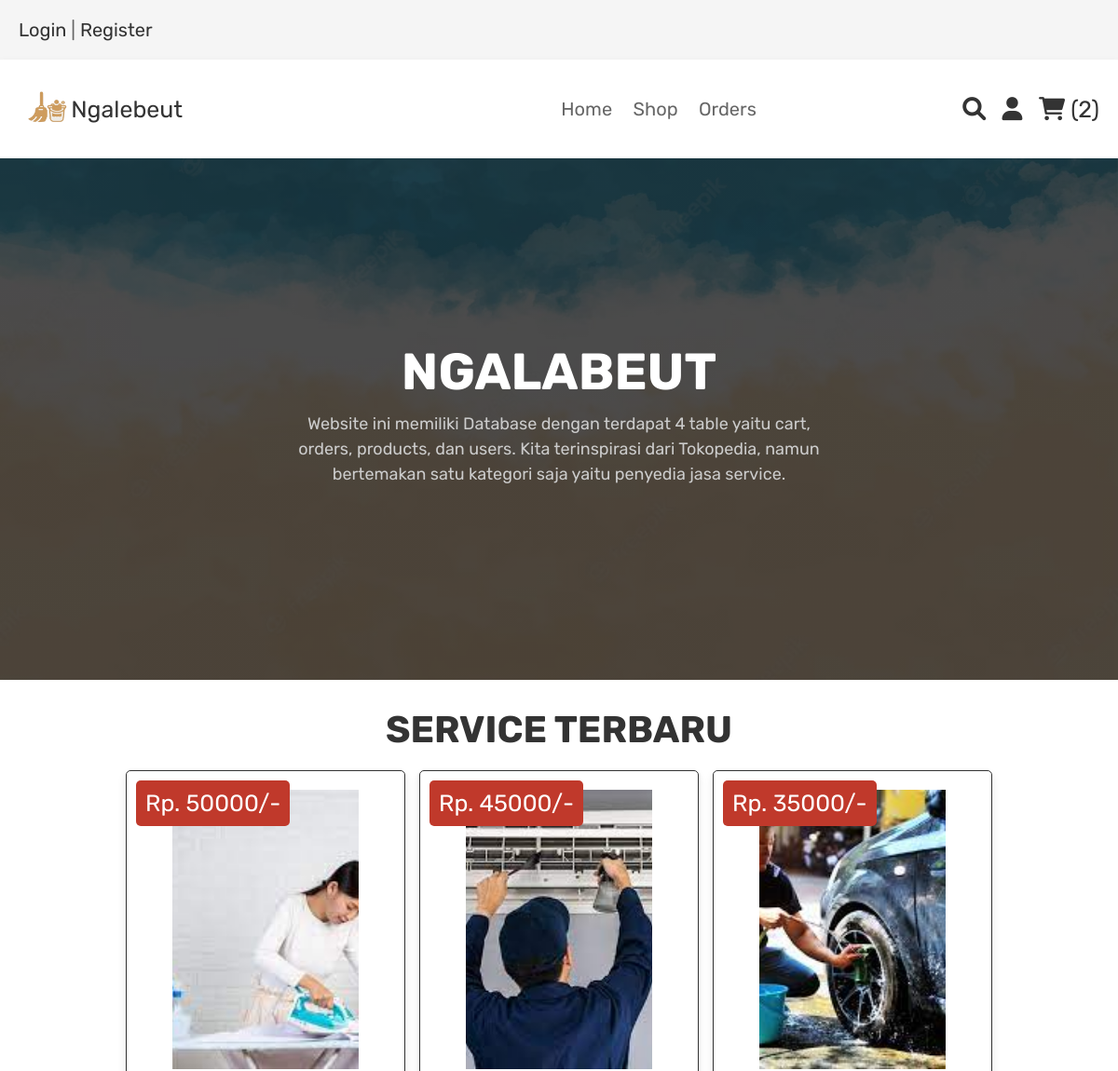
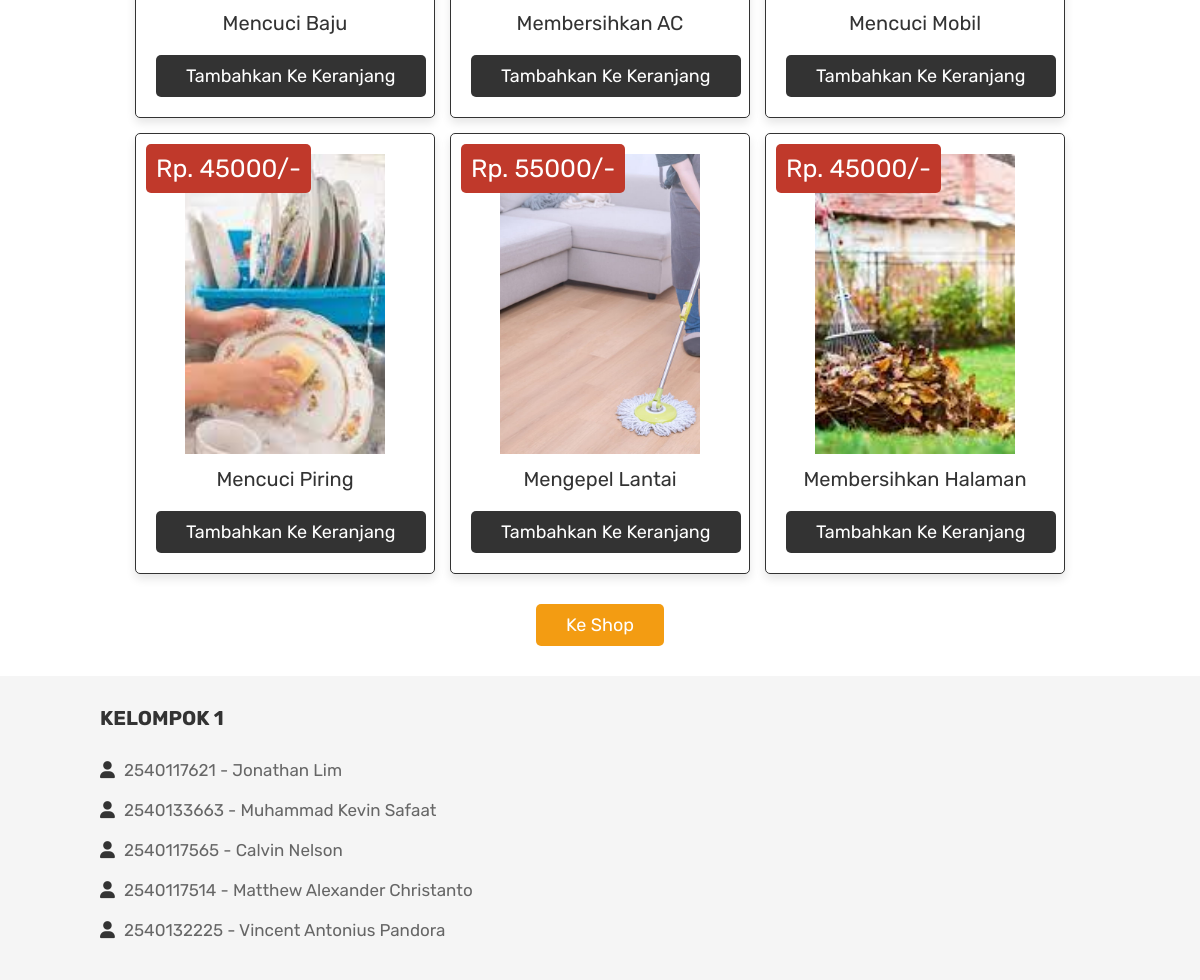
Screenshot of /home.php (signed in) with the database file from the repository (2 pictures, top to bottom).
### tables this page shows
CREATE TABLE `products` (
  `id` int(100) NOT NULL,
  `name` varchar(100) NOT NULL,
  `price` int(100) NOT NULL,
  `image` varchar(100) NOT NULL
);

### home.php (the view, shortened to what this page needs)
<?php
include 'config.php';
?>
<!DOCTYPE html>
<html lang="en">
<head>
   <link rel="stylesheet" href="https://cdnjs.cloudflare.com/ajax/libs/font-awesome/6.0.0/css/all.min.css">
   <link rel="stylesheet" href="css/style.css">
</head>
<body>
<?php include 'header.php'; ?>
<section class="home">
   <div class="content">
      <h3>Ngalabeut</h3>
      <p>Website ini memiliki Database dengan terdapat 4 table yaitu cart, orders, products, dan users. Kita terinspirasi dari Tokopedia, namun bertemakan satu kategori saja yaitu penyedia jasa service.</p>
   </div>
</section>
<section class="products">
   <h1 class="title">Service Terbaru</h1>
   <div class="box-container">
      <?php
         $select_products = mysqli_query($conn, "SELECT * FROM `products` LIMIT 6") or die('query failed');
         if(mysqli_num_rows($select_products) > 0){
            while($fetch_products = mysqli_fetch_assoc($select_products)){
      ?>
     <form action="" method="post" class="box">
      <img class="image" src="uploaded_img/<?php echo $fetch_products['image']; ?>" alt="">
      <div class="name"><?php echo $fetch_products['name']; ?></div>
      <div class="price">Rp. <?php echo $fetch_products['price']; ?>/-</div>
      <input type="submit" value="Tambahkan ke keranjang" name="add to cart" class="btn">
     </form>
      <?php
         }
      }else{
         echo '<p class="empty">Belum ada service yang terunggah!</p>';
      }
      ?>
   </div>
   <div class="load-more" style="margin-top: 2rem; text-align:center">
      <a href="shop.php" class="option-btn">Ke Shop</a>
   </div>
</section>
<?php include 'footer.php'; ?>
</body>
</html>

### css/style.css (style rules this page uses)
:root { --black:#8e44ad; --red:#c0392b; --orange:#f39c12; --black:#333; --white:#fff; --light-color:#666; --light-white:#ccc; --light-bg:#f5f5f5; --border:.1rem solid var(--black); --box-shadow:0 .5rem 1rem rgba(0,0,0,.1); }
* { font-family: 'Rubik', sans-serif; margin:0; padding:0; box-sizing: border-box; outline: none; border:none; text-decoration: none; transition:all .2s linear; }
html { font-size: 62.5%; overflow-x: hidden; }
section { padding:3rem 2rem; }
.title { text-align: center; margin-bottom: 2rem; text-transform: uppercase; color:var(--black); font-size: 4rem; }
.btn, .option-btn, .delete-btn, .white-btn { display: inline-block; margin-top: 1rem; padding:1rem 3rem; cursor: pointer; color:var(--white); font-size: 1.8rem; border-radius: .5rem; text-transform: capitalize; }
.white-btn, .btn { background-color: var(--black); }
.option-btn { background-color: var(--orange); }
.home { min-height: 70vh; background:linear-gradient(rgba(0,0,0,.7), rgba(0,0,0,.7)), url(../images/home2.jpg) no-repeat; background-size: cover; background-position: center; display: flex; align-items: center; justify-content: center; }
.home .content { text-align: center; width: 60rem; }
.home .content h3 { font-size: 5.5rem; color:var(--white); text-transform: uppercase; }
.home .content p { font-size:1.8rem; color:var(--light-white); padding:1rem 0; line-height: 1.5; }
.products .box-container { max-width: 1200px; margin:0 auto; display: grid; grid-template-columns: repeat(auto-fit, 30rem); align-items: flex-start; gap:1.5rem; justify-content: center; }
.products .box-container .box { border-radius: .5rem; background-color: var(--white); box-shadow: var(--box-shadow); padding:2rem; text-align: center; border:var(--border); position: relative; }
.products .box-container .box .image { height: 30rem; width: 20rem; object-fit: cover; }
.products .box-container .box .name { padding:1rem 0; font-size: 2rem; color:var(--black); }
.products .box-container .box .price { position: absolute; top:1rem; left:1rem; border-radius: .5rem; padding:1rem; font-size: 2.5rem; color:var(--white); background-color: var(--red); }

### rows the page displays
products: image (picture), name "Mencuci Baju", price "50000"
products: image (picture), name "Membersihkan AC", price "45000"
products: image (picture), name "Mencuci Mobil", price "35000"
products: image (picture), name "Mencuci Piring", price "45000"
products: image (picture), name "Mengepel Lantai", price "55000"
products: image (picture), name "Membersihkan Halaman", price "45000"

### other values shown
$cart_rows_number "2"
